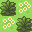

Rendered tile map (Tiled .tmx) drawn with the repository's tilesets; below, a short description and the full map source, tile grids included:
An orthogonal 2x2 tile map with 16x16 px tiles, 1 tile layer (Ebene 1).

<map version="1.0" orientation="orthogonal" width="2" height="2" tilewidth="16" tileheight="16">
 <tileset firstgid="1" name="tileset" tilewidth="16" tileheight="16">
  <image source="../../tileset.png" />
 </tileset>
 <layer name="Ebene 1" width="2" height="2">
  <data>
   <tile gid="109" />
   <tile gid="160" />
   <tile gid="160" />
   <tile gid="109" />
  </data>
 </layer>
</map>
